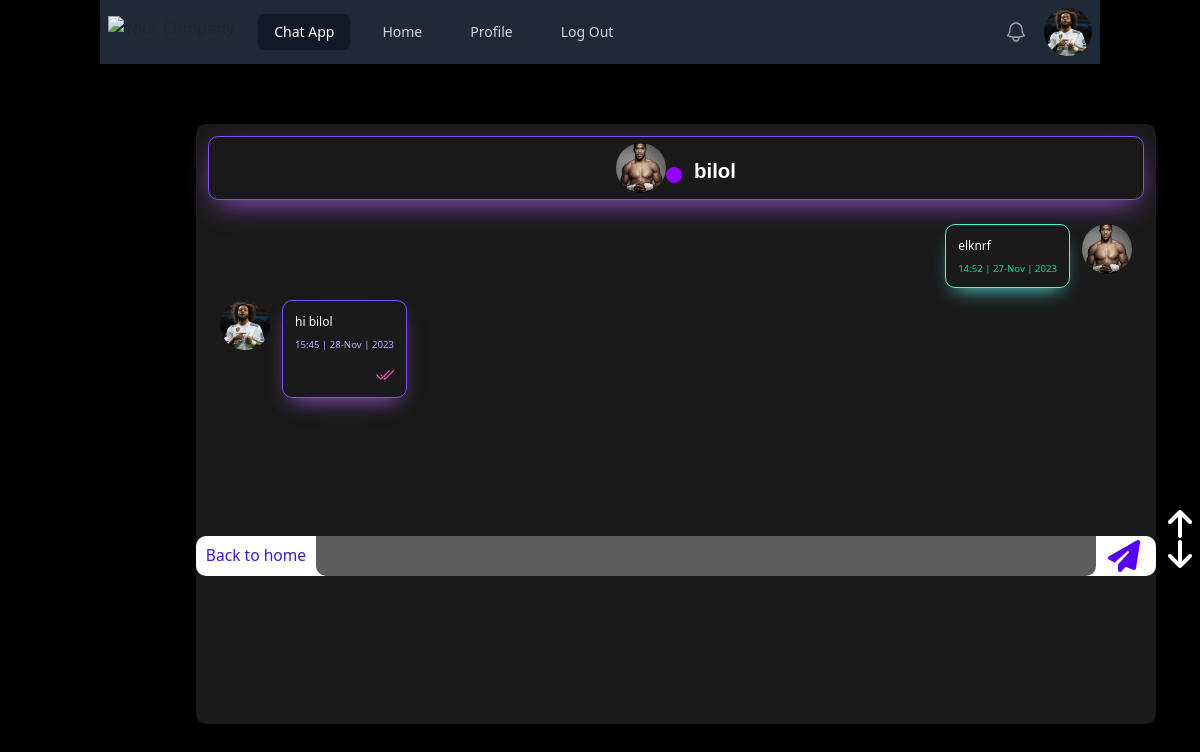
Before: /contact/1 (signed in) with the older database file.
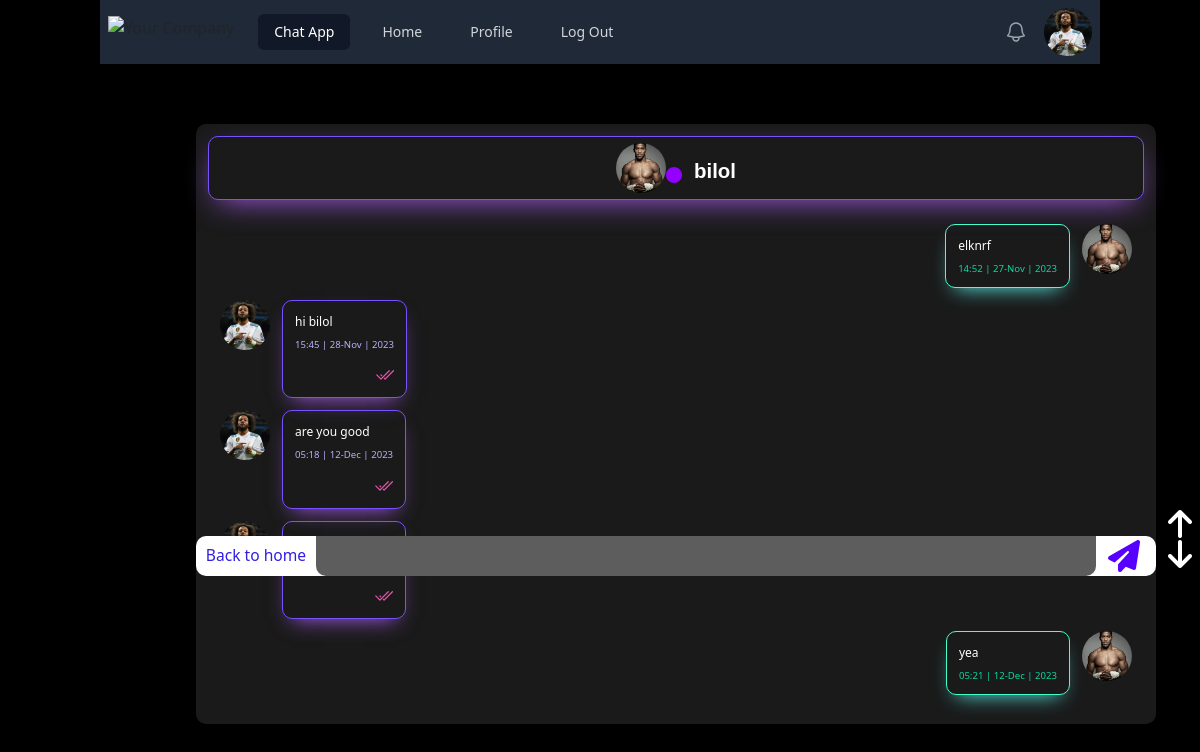
After: the same page with the newer database file.
### chats/models.py (models this page shows, shortened)
class Messages(models.Model):
    text = models.CharField(max_length=200)
    sender = models.ForeignKey(CustomUser, on_delete=models.CASCADE, related_name='sender', null=True)
    recipient = models.ForeignKey(CustomUser, on_delete=models.CASCADE, related_name='recipient', null=True)
    created_time = models.DateTimeField(auto_now_add=True)
    send_status = models.CharField(max_length=10, choices=MESSAGES_TYPE, default='sending')

### users/models.py (models this page shows)
class CustomUser(AbstractUser):
    profile_picture = models.ImageField(default='default_profile_pic.png')

### chats/views.py (the view)
# urls.py: path('contact/<int:id>', UserDetailView.as_view(), name='contact'),
class UserDetailView(LoginRequiredMixin, View):
    def get(self, request, id):
        messages_form = MessageForm()
        user = CustomUser.objects.get(id=id)
        message = Messages.objects.filter(
            Q(Q(sender=request.user) & Q(recipient=user)) |
            Q(Q(sender=user) & Q(recipient=request.user))
        )
        message = message.order_by('created_time')
        count = message.filter(send_status='sending').count()
        for i in message:
            if i.sender != request.user and i.send_status == 'sending':
                i.send_status = 'sended'
                i.save()
        context = {
            'count': count,
            'user': user,
            'message': message,
            'messages_form': messages_form,
        }
        return render(request, 'contact.html', context)

### chats/forms.py
class MessageForm(ModelForm):
    class Meta:
        model = Messages
        fields = ['text']

### templates/contact.html (shortened to what this page needs)
{% extends 'base.html' %}
{% load static %}
{% block content %}
    <div class="chat">
        <div id="top" class="data">
            <img src="{{ user.profile_picture.url }}">
            <i style="color: #9400FF;" class="mt-4 mr-3 fa-sharp fa-solid fa-circle fa-beat-fade"></i>
            <h3 class="mt-3">{{ user.username }}</h3>
        </div>
        <form class="position-fixed" method="post" action="{% url 'message' user.id %}">
            <a href="{% url 'home' %}">Back to home </a>
            {{ messages_form.text }}
            <button type="submit"><i class="ml-3 fa-sharp fa-solid fa-paper-plane fa-2xl"></i></button>
        </form>
        <a href="#top"><i style="color: white; margin-left: 80vw; position: fixed; margin-top: 25vw" class="fa-solid fa-arrow-up fa-2xl"></i></a>
        <a href="#last"><i style="color: white; margin-left: 80vw; position: fixed; margin-top: 27.5vw" class="fa-sharp fa-solid fa-2xl fa-arrow-down"></i></a>
        {% for i in message %}
        {% if i.sender == request.user %}
            <div class="message">
                <img src="{{ request.user.profile_picture.url }}">
                <div class="text1">
                    <p>{{ i.text }}</p>
                    <h4 class="mt-2">{{ i.created_time|date:"H:i | d-M | Y" }}</h4>
                </div>
            </div>
        {% else %}
            <div class="message1">
                <img src="{{ user.profile_picture.url }}">
                <div class="text">
                    <p>{{ i.text }}</p>
                    <h4 class="mt-2">{{ i.created_time|date:"H:i | d-M | Y" }}</h4>
                </div>
            </div>
        {% endif %}
    {% endfor %}
    </div>
    <div id="last" class="last">
    </div>
{% endblock content %}

Changed rows visible on the page:
added Messages: user.profile_picture (picture), text "are you good", created_time|d "05:18 | 12-Dec | 2023", send_status "sended" (drawn)
added Messages: send_status "sended" (drawn)
added Messages: profile_picture (picture), text "yea", created_time|d "05:21 | 12-Dec | 2023"
